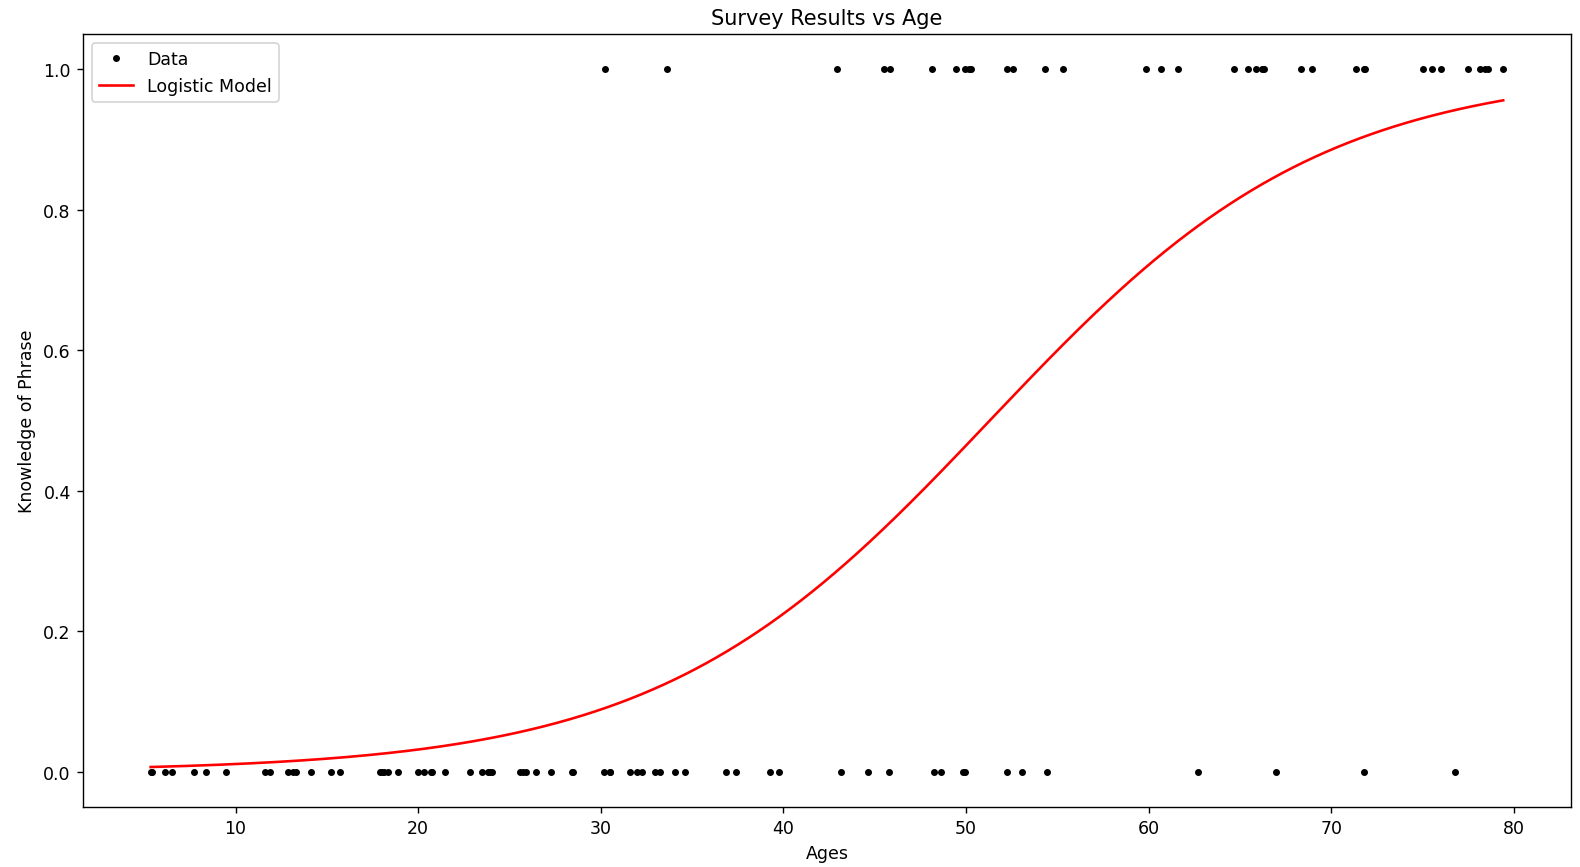

This chart was generated by the following Python code:
import numpy as np
import jax
import jax.numpy as jnp
import scipy.optimize as optimize
import csv
import matplotlib.pyplot as plt

def p(x, b0, b1):
    return 1 / (1 + np.exp(-(b0 + (b1*x))))

def negloglike(params, *args):
    b0 = params[0]
    b1 = params[1]
    ages = args[0]
    answers = args[1]

    length = len(ages)

    nll = 0
    for i in range(length):
        a = answers[i]
        x = ages[i]
        nll += (a*jnp.log(1 + jnp.exp(-(b0 + (b1*x))))) + ((1 - a)*jnp.log(1 + jnp.exp((b0 + (b1*x)))))

    return nll

def hessian(f):
    return jax.jacfwd(jax.grad(f))

negloglike_grad = jax.grad(negloglike)
h = hessian(negloglike)

"""  
Now we apply the data
"""

ages = []
answers = []

with open('survey.csv', mode = 'r') as survey:
    csvFile = csv.reader(survey)
    next(csvFile)
    for lines in csvFile:
        ages.append(float(lines[0]))
        answers.append(float(lines[1]))

ages = np.array(ages)
answers = np.array(answers)


pst = np.array([1., 1.])
r = optimize.minimize(negloglike, pst, jac=negloglike_grad,
                      args=(ages, answers), tol=1e-6)

print(r.x)

hmat = np.array(h(r.x, ages, answers))
covar = np.linalg.inv(hmat)
print(covar)
print(np.sqrt(np.diag(covar)))

minAge = np.min(ages)
maxAge = np.max(ages)

ctsAges = np.arange(minAge, maxAge, step=0.01)

plt.plot(ages, answers, 'k.', label='Data')
plt.plot(ctsAges, p(ctsAges, r.x[0], r.x[1]), 'r-', label='Logistic Model')
plt.xlabel('Ages')
plt.ylabel('Knowledge of Phrase')
plt.title('Survey Results vs Age')
plt.legend()
plt.show()
